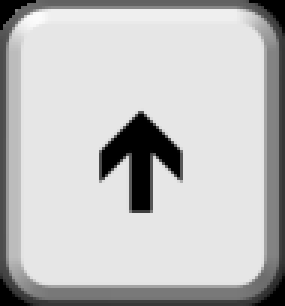
#> input picture arrow_up.png, 95 x 102 px, given in place of the camera (shown 3 times larger)
$ python camera.py
#> lines starting #> are read from the running program, lines starting #| are printed output that depends on the picture; after the words box and inside, x2 and y2 are one past the last pixel; in counts of white or black regions, pixels touching at a corner belong together
import cv2
import numpy as np


cap = cv2.VideoCapture(0)

while True:
    ret, frame = cap.read()
#> frame is the input picture: shape (102, 95, 3); min 0, max 251, mean 191.4

    imgblur = cv2.GaussianBlur(frame, (15, 15), 1)
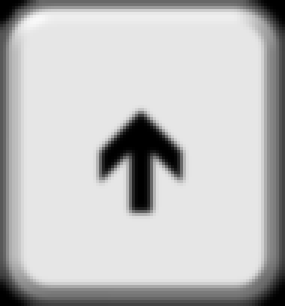
#> imgblur: shape (102, 95, 3) (shown 3 times larger); min 0, max 249, mean 191.6
    gray = cv2.cvtColor(imgblur, cv2.COLOR_BGR2GRAY)
    # gray = cv2.bitwise_not(gray)
    hsv = cv2.cvtColor(imgblur, cv2.COLOR_BGR2HSV)
#> hsv: shape (102, 95, 3); mean H, S, V 0, 0, 191.6
    thresh = cv2.threshold(gray, 0, 255, cv2.THRESH_BINARY_INV + cv2.THRESH_OTSU)[1]
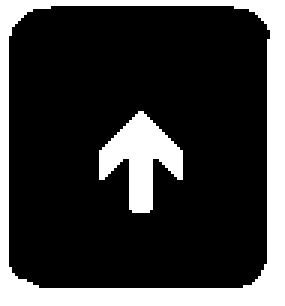
#> thresh: shape (102, 95) (shown 3 times larger); 22.8% white; 2 white regions, box (x1, y1, x2, y2) and area: (0, 0, 95, 102) 1732, (33, 37, 61, 71) 478
    thresh_2 = cv2.adaptiveThreshold(gray, 255, cv2.ADAPTIVE_THRESH_GAUSSIAN_C, cv2.THRESH_BINARY, 11,2)
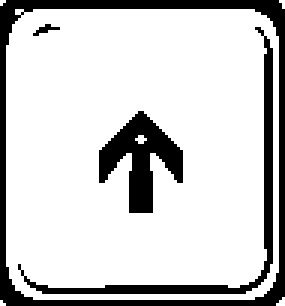
#> thresh_2: shape (102, 95) (shown 3 times larger); 80.6% white; 4 black regions (1 under 20 px), largest, box (x1, y1, x2, y2) and area: (0, 0, 95, 102) 968, (33, 37, 61, 71) 456, (6, 9, 91, 98) 444

    imgCanny = cv2.Canny(gray, 55, 100)
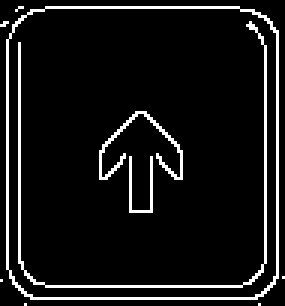
#> imgCanny: shape (102, 95) (shown 3 times larger); 8% white in thin lines or dots

    kernel = np.ones((3,3))

    imgDil = cv2.dilate(imgCanny, kernel, iterations=2)
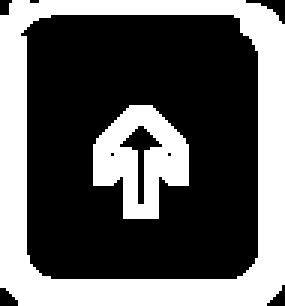
#> imgDil: shape (102, 95) (shown 3 times larger); 37.6% white; 2 white regions


    cnts, h  = cv2.findContours(imgDil, cv2.RETR_EXTERNAL, cv2.CHAIN_APPROX_SIMPLE)
#> cnts = 1 contour; box (x1, y1, x2, y2) and area: (0, 0, 95, 102) 9398; h = [[-1, -1, -1, -1]]
    # cnts = cnts[0] if len(cnts) == 2 else cnts[1]

    i = 0
    for cnt in cnts:
        if i == 0:
            i = 1
            continue
        approx = cv2.approxPolyDP(cnt,0.02*cv2.arcLength(cnt,True),True)
        area = cv2.contourArea(cnt)
        if area > 1000:
            M = cv2.moments(cnt)
            if M['m00'] != 0.0:
                x = int(M['m10']/M['m00'])
                y = int(M['m01']/M['m00'])


            if len(approx) == 4:
                # cv2.putText(imgDil, 'Quadrilateral', (x, y),
                # cv2.FONT_HERSHEY_SIMPLEX, 0.6, (255, 255, 255), 2)
                cv2.drawContours(frame, [cnt], 0, (255, 0, 0), 5)


            n = approx.ravel()
            i = 0

            for j in n :
                if(i % 2 == 0):
                    x = n[i]
                    y = n[i + 1]
                    font = cv2.FONT_HERSHEY_COMPLEX
                    # String containing the co-ordinates.
                    string = str(x) + " " + str(y)

                    if(i == 0):
                        # text on topmost co-ordinate.
                        cv2.putText(frame, "Arrow tip", (x, y),
                                        font, 0.5, (255, 0, 0))
                    else:
                        # text on remaining co-ordinates.
                        cv2.putText(frame, string, (x, y),
                                  font, 0.5, (0, 255, 0))
                i = i + 1
#> this loop made 1 pass
#> (the run stopped early here; a loop or call above may not have finished)
